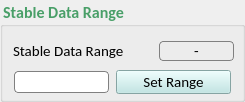
          <widget class="QGroupBox" name="FirmwareU_10">
           <property name="sizePolicy">
            <sizepolicy hsizetype="Fixed" vsizetype="Fixed">
             <horstretch>0</horstretch>
             <verstretch>0</verstretch>
            </sizepolicy>
           </property>
           <property name="minimumSize">
            <size>
             <width>245</width>
             <height>102</height>
            </size>
           </property>
           <property name="maximumSize">
            <size>
             <width>245</width>
             <height>102</height>
            </size>
           </property>
           <property name="font">
            <font>
             <family>Calibri</family>
             <pointsize>12</pointsize>
             <weight>75</weight>
             <bold>true</bold>
             <kerning>true</kerning>
            </font>
           </property>
           <property name="styleSheet">
            <string notr="true">color: #499F68;</string>
           </property>
           <property name="title">
            <string>Stable Data Range</string>
           </property>
           <widget class="QWidget" name="layoutWidget_3">
            <property name="geometry">
             <rect>
              <x>13</x>
              <y>38</y>
              <width>221</width>
              <height>59</height>
             </rect>
            </property>
            <property name="minimumSize">
             <size>
              <width>221</width>
              <height>59</height>
             </size>
            </property>
            <property name="maximumSize">
             <size>
              <width>221</width>
              <height>59</height>
             </size>
            </property>
            <layout class="QGridLayout" name="gridLayout_172">
             <item row="0" column="0">
              <layout class="QHBoxLayout" name="horizontalLayout_8">
               <item>
                <widget class="QLabel" name="ADC2offdigline_18">
                 <property name="minimumSize">
                  <size>
                   <width>150</width>
                   <height>20</height>
                  </size>
                 </property>
                 <property name="maximumSize">
                  <size>
                   <width>150</width>
                   <height>20</height>
                  </size>
                 </property>
                 <property name="font">
                  <font>
                   <family>Calibri</family>
                   <pointsize>11</pointsize>
                   <weight>50</weight>
                   <bold>false</bold>
                   <kerning>true</kerning>
                  </font>
                 </property>
                 <property name="styleSheet">
                  <string notr="true">color: rgb(0,0,0);</string>
                 </property>
                 <property name="text">
                  <string>&lt;html&gt;&lt;head/&gt;&lt;body&gt;&lt;p&gt;Stable Data Range&lt;/p&gt;&lt;/body&gt;&lt;/html&gt;</string>
                 </property>
                </widget>
               </item>
               <item>
                <widget class="QLabel" name="stable_data_range_data_2">
                 <property name="sizePolicy">
                  <sizepolicy hsizetype="Preferred" vsizetype="Fixed">
                   <horstretch>0</horstretch>
                   <verstretch>0</verstretch>
                  </sizepolicy>
                 </property>
                 <property name="minimumSize">
                  <size>
                   <width>75</width>
                   <height>20</height>
                  </size>
                 </property>
                 <property name="maximumSize">
                  <size>
                   <width>75</width>
                   <height>20</height>
                  </size>
                 </property>
                 <property name="font">
                  <font>
                   <family>Calibri</family>
                   <pointsize>11</pointsize>
                   <weight>50</weight>
                   <bold>false</bold>
                   <kerning>true</kerning>
                  </font>
                 </property>
                 <property name="styleSheet">
                  <string notr="true">border: 1px solid gray;
border-radius: 4px;color:rgb(0,0,0);</string>
                 </property>
                 <property name="text">
                  <string>-</string>
                 </property>
                 <property name="alignment">
                  <set>Qt::AlignCenter</set>
                 </property>
                </widget>
               </item>
              </layout>
             </item>
             <item row="1" column="0">
              <layout class="QGridLayout" name="gridLayout_173">
               <item row="0" column="0">
                <widget class="QLineEdit" name="stable_data_range">
                 <property name="sizePolicy">
                  <sizepolicy hsizetype="Expanding" vsizetype="Fixed">
                   <horstretch>0</horstretch>
                   <verstretch>0</verstretch>
                  </sizepolicy>
                 </property>
                 <property name="minimumSize">
                  <size>
                   <width>95</width>
                   <height>22</height>
                  </size>
                 </property>
                 <property name="maximumSize">
                  <size>
                   <width>95</width>
                   <height>22</height>
                  </size>
                 </property>
                 <property name="font">
                  <font>
                   <family>Calibri</family>
                   <pointsize>11</pointsize>
                   <weight>50</weight>
                   <bold>false</bold>
                  </font>
                 </property>
                 <property name="styleSheet">
                  <string notr="true">border: 1px solid gray;
border-radius: 4px;color:rgb(0,0,0);</string>
                 </property>
                </widget>
               </item>
               <item row="0" column="1">
                <widget class="QPushButton" name="SetRangeBtn">
                 <property name="minimumSize">
                  <size>
                   <width>115</width>
                   <height>24</height>
                  </size>
                 </property>
                 <property name="maximumSize">
                  <size>
                   <width>115</width>
                   <height>24</height>
                  </size>
                 </property>
                 <property name="font">
                  <font>
                   <family>Calibri</family>
                   <pointsize>11</pointsize>
                   <weight>50</weight>
                   <bold>false</bold>
                  </font>
                 </property>
                 <property name="cursor">
                  <cursorShape>PointingHandCursor</cursorShape>
                 </property>
                 <property name="styleSheet">
                  <string notr="true">background-color:#BBE6E4;color: rgb(0,0,0);</string>
                 </property>
                 <property name="text">
                  <string>Set Range</string>
                 </property>
                </widget>
               </item>
              </layout>
             </item>
            </layout>
           </widget>
          </widget>
